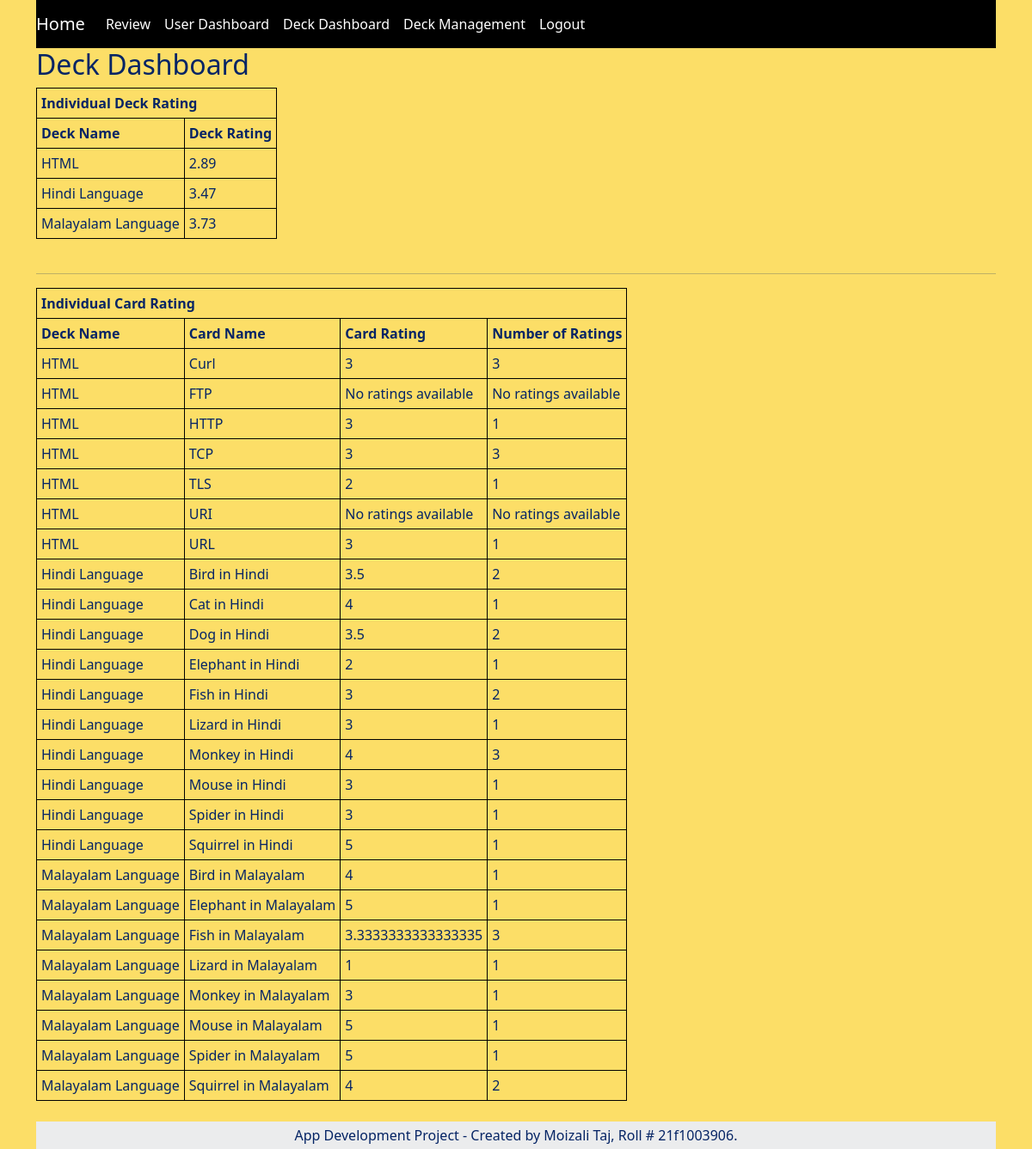
The page /dashboard?type=deck (signed in) on the database its author committed.
### application/models.py (models this page shows)
class Deck_Data(db.Model):
    __tablename__ = 'deck_data'
    deck_id = db.Column(db.Integer, primary_key=True, autoincrement=True)
    deck_name = db.Column(db.String)
    deck_master_name = db.Column(db.String)
    deck_answer = db.Column(db.String, nullable=False)
    deck_option_1 = db.Column(db.String, nullable=False)
    deck_option_2 = db.Column(db.String, nullable=False)
    deck_option_3 = db.Column(db.String, nullable=False)
    deck_option_4 = db.Column(db.String, nullable=False)
    deck_language = db.Column(db.String, nullable=False)
    deck_rating = db.Column(db.Integer)
    deck_rating_count = db.Column(db.Integer)

### application/controllers.py (the view)
@app.route('/dashboard')
def dashboard():
    if logged_in():
        type = request.args.get('type')
        if type == "user":
            dump = Deck_Scores.query.filter_by(username=session['username']).order_by(Deck_Scores.deck_master_name,Deck_Scores.deck_name).all()
            deck_score_list = []
            overall_score = 0
            overall_score_sum = 0
            overall_score_count = 0
            for i in dump:
                if i.score is not None:
                    deck_score_list.append(i)
                    overall_score_sum += i.score
                    overall_score_count += 1
            if overall_score_count != 0:
                overall_score = round(overall_score_sum / overall_score_count, 2)
            return render_template("dashboard.html", Overall_Score=overall_score,deck_scores=deck_score_list, title='User Dashboard', type="user")
        elif type == "deck":
            dump_cards = Deck_Data.query.order_by(Deck_Data.deck_master_name, Deck_Data.deck_name).all()
            dump_deck = Deck_Data.query.filter(Deck_Data.deck_rating.isnot('None')).all()
            deck_score = {}
            for i in dump_deck:
                try:
                    current_rating_total = deck_score[i.deck_master_name][0]
                    current_count = deck_score[i.deck_master_name][1]
                    new_rating_total = current_rating_total + (i.deck_rating * i.deck_rating_count)
                    new_count = current_count + i.deck_rating_count
                    new_rating = round(new_rating_total / new_count, 2)
                    deck_score[i.deck_master_name] = [new_rating_total, new_count, new_rating]
                except:
                    deck_score[i.deck_master_name] = [(i.deck_rating * i.deck_rating_count), i.deck_rating_count,
                                                      ((i.deck_rating * i.deck_rating_count) / i.deck_rating_count)]
            dump_deck_out = []
            for i in sorted(deck_score):
                dump_deck_out.append((i, deck_score[i][2]))
            return render_template("dashboard.html", title='Deck Dashboard', card_data=dump_cards,deck_data=dump_deck_out, type="deck")
    else:
        return login()

### application/controllers.py (called while the page is built)
def logged_in():
    if 'username' in session:
        return True
    else:
        return False

### templates/dashboard.html (shortened to what this page needs)
<!DOCTYPE html>
<html lang="en">
    <head>
        <link rel="stylesheet" href="{{ url_for('static',filename='style.css') }}" >
        <link rel="stylesheet" href="https://cdn.jsdelivr.net/npm/bootstrap@5.1.3/dist/css/bootstrap.min.css">
        <link rel="stylesheet" href="{{ url_for('static',filename='style.css') }}" >
    </head>
    <body>
        <div class="container" id="app">
            <nav id="navbar" class="navbar navbar-expand-lg navbar-dark bg-black">
                <a class="navbar-brand" href="/">Home</a>
                <div class="collapse navbar-collapse" id="navbarSupportedContent">
                    {% block errornav %}
                        {% if type=='login' %}
                            <ul class="navbar-nav mr-auto">
                            </ul>
                        {% else %}
                            <ul class="navbar-nav mr-auto">
                                <li class="nav-item"><a class="nav-link" style="color:white;" href="/review">Review</a></li>
                                <li class="nav-item"><a class="nav-link" style="color:white;" href="/dashboard?type=user">User Dashboard</a></li>
                                <li class="nav-item"><a class="nav-link" style="color:white;" href="/dashboard?type=deck">Deck Dashboard</a></li>
                                <li class="nav-item"><a class="nav-link" style="color:white;" href="/deck_management?type=">Deck Management</a></li>
                                <li class="nav-item"><a class="nav-link" style="color:white;" href="/logout">Logout</a></li>
                            </ul>
                        {% endif %}
                    {% endblock errornav %}
                </div>
            </nav>
            {% block error %}
                {% if type=='user' %}
                    <h2>User Dashboard</h2>
                    {% block content %}
                        {% if deck_scores|length > 0 %}
                            Overall Deck score is: {{Overall_Score}} <br><br>To take a test again, simply click on the Deck Name.<br><br>
                            <table>
                                <tr>
                                    <th>Deck Name</th>
                                    <th>Card Name</th>
                                    <th>Last reviewed</th>
                                    <th>Score</th>
                                </tr>
                                {% for decks in deck_scores %}
                                    <tr>
                                        <td>{{decks["deck_master_name"]}}</a></td>
                                        <td>{{decks["deck_name"]}}</a></td>
                                        <td class="text-center-table">{{decks["end_time"]}}</td>
                                        <td class="text-center-table">{{decks["score"]}}</td>
                                    </tr>
                                {% endfor %}
                            </table>
                        {% else %}
                            No score found for the current user.
                        {% endif %}
                    {% endblock content %}
                {% elif type=='deck' %}
                    <h2>Deck Dashboard</h2>
                    {% block deck %}
                        {% if deck_data|length > 0 %}
                            <table>
                                <tr>
                                    <th colspan="2">Individual Deck Rating</th>
                                </tr>
                                <tr>
                                    <th>Deck Name</th>
                                    <th>Deck Rating</th>
                                </tr>
                                {% for decks in deck_data %}
                                    <tr>
                                        <td>{{decks[0]}}</td>
                                        <td>{{decks[1]}}</td>
                                    </tr>
                                {% endfor %}
                            </table>
                            <br>
                        {% else %}
                            No Deck found.
                        {% endif %}
                    {% endblock deck %}
                    <hr>
                    {% block card %}
                        {% if card_data|length > 0 %}
                            <table>
                                <tr>
                                    <th colspan="4">Individual Card Rating</th>
                                </tr>
                                <tr>
                                    <th>Deck Name</th>
                                    <th>Card Name</th>
                                    <th>Card Rating</th>
                                    <th>Number of Ratings</th>
                                </tr>
                                {% for cards in card_data %}
                                    <tr>
                                        <td>{{cards["deck_master_name"]}}</td>
                                        <td>{{cards["deck_name"]}}</td>
                                        {% if cards["deck_rating"] == 'None' %}
                                            <td>No ratings available</td>
                                            <td>No ratings available</td>
                                        {% else %}
                                            <td>{{cards["deck_rating"]}}</td>
                                            <td>{{cards["deck_rating_count"]}}</td>
                                        {% endif %}
                                    </tr>
                                {% endfor %}
                            </table>
                            <br>
                        {% else %}
                            No Deck found.
                        {% endif %}
                    {% endblock card %}
                {% endif %}
            {% endblock error %}
            <footer class="text-center text-lg-start bg-light text-muted">
                <div class="text-center p-1" style="background-color: rgba(0, 0, 0, 0.05);color: #052465">
                    App Development Project - Created by Moizali Taj, Roll # 21f1003906.
                </div>
            </footer>
        </div>
    </body>
</html>

### static/style.css (style rules this page uses)
body { background-color: #fcde67; font-size: Medium; color: #052465; }
table, tr, td,th { border: 1px solid black; border-collapse:collapse; padding:5px; }
a { text-decoration: none; font-size: Medium; }

### rows shown on the page
Deck_Data: deck_master_name "HTML", decks "2.89", deck_name "HTTP", deck_rating "3", deck_rating_count "1"
Deck_Data: deck_master_name "Hindi Language", decks "3.47", deck_name "Cat in Hindi", deck_rating "4", deck_rating_count "1"
Deck_Data: deck_master_name "Malayalam Language", decks "3.73", deck_name "Mouse in Malayalam", deck_rating "5", deck_rating_count "1"
Deck_Data: deck_master_name "HTML", deck_name "Curl", deck_rating "3", deck_rating_count "3"
Deck_Data: deck_master_name "HTML", deck_name "FTP", deck_rating "No ratings available"
Deck_Data: deck_master_name "HTML", deck_name "TCP", deck_rating "3", deck_rating_count "3"
Deck_Data: deck_master_name "HTML", deck_name "TLS", deck_rating "2", deck_rating_count "1"
Deck_Data: deck_master_name "HTML", deck_name "URI", deck_rating "No ratings available"
Deck_Data: deck_master_name "HTML", deck_name "URL", deck_rating "3", deck_rating_count "1"
Deck_Data: deck_master_name "Hindi Language", deck_name "Bird in Hindi", deck_rating "3.5", deck_rating_count "2"
Deck_Data: deck_master_name "Hindi Language", deck_name "Dog in Hindi", deck_rating "3.5", deck_rating_count "2"
Deck_Data: deck_master_name "Hindi Language", deck_name "Elephant in Hindi", deck_rating "2", deck_rating_count "1"
Deck_Data: deck_master_name "Hindi Language", deck_name "Fish in Hindi", deck_rating "3", deck_rating_count "2"
Deck_Data: deck_master_name "Hindi Language", deck_name "Lizard in Hindi", deck_rating "3", deck_rating_count "1"
Deck_Data: deck_master_name "Hindi Language", deck_name "Monkey in Hindi", deck_rating "4", deck_rating_count "3"
Deck_Data: deck_master_name "Hindi Language", deck_name "Mouse in Hindi", deck_rating "3", deck_rating_count "1"
Deck_Data: deck_master_name "Hindi Language", deck_name "Spider in Hindi", deck_rating "3", deck_rating_count "1"
Deck_Data: deck_master_name "Hindi Language", deck_name "Squirrel in Hindi", deck_rating "5", deck_rating_count "1"
Deck_Data: deck_master_name "Malayalam Language", deck_name "Bird in Malayalam", deck_rating "4", deck_rating_count "1"
Deck_Data: deck_master_name "Malayalam Language", deck_name "Elephant in Malayalam", deck_rating "5", deck_rating_count "1"
Deck_Data: deck_master_name "Malayalam Language", deck_name "Fish in Malayalam", deck_rating "3.3333333333333335", deck_rating_count "3"
Deck_Data: deck_master_name "Malayalam Language", deck_name "Lizard in Malayalam", deck_rating "1", deck_rating_count "1"
Deck_Data: deck_master_name "Malayalam Language", deck_name "Monkey in Malayalam", deck_rating "3", deck_rating_count "1"
Deck_Data: deck_master_name "Malayalam Language", deck_name "Spider in Malayalam", deck_rating "5", deck_rating_count "1"
Deck_Data: deck_master_name "Malayalam Language", deck_name "Squirrel in Malayalam", deck_rating "4", deck_rating_count "2"
